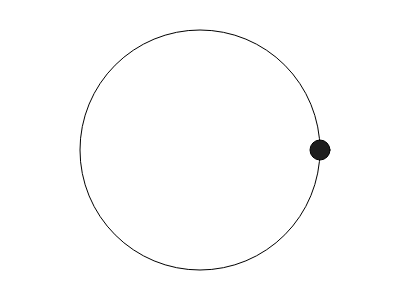
Frame 1 (no input)
Frame 60 (no input): identical to frame 1, image omitted
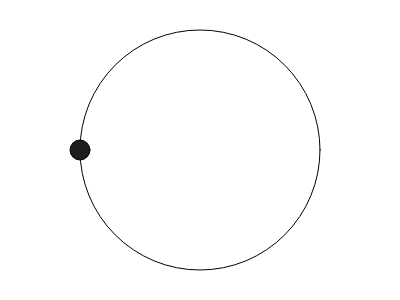
Frame 120 (the mouse pressed at the canvas centre since frame 60)

The p5.js sketch that drew these frames (run headless with seeded random() and noise() and a simulated clock; from frame 60 on, the mouse is pressed at the canvas centre):

// p5.js sketch
// ── sketch.js
let radius,angle;

function setup() {
    createCanvas(400, 300);
    radius = width * 0.3;
    angle = 0; 
}

function draw() {
    background(255);
    
    translate(width/2, height/2);
    angle = map(mouseX,0,width,0,360);
    //angle++;
    noFill();
   
    ellipse(0, 0, radius*2, radius*2);
    
    fill(30);
    /** radians() takes in degrees */
    let x = cos(radians(angle)) * radius;
    let y = sin(radians(angle)) * radius;
    ellipse(x, y, 20, 20);

}
